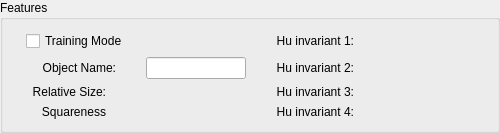
         <widget class="QGroupBox" name="featureGroupBox">
          <property name="minimumSize">
           <size>
            <width>500</width>
            <height>0</height>
           </size>
          </property>
          <property name="title">
           <string>Features</string>
          </property>
          <layout class="QGridLayout" name="gridLayout">
           <item row="0" column="1">
            <widget class="QCheckBox" name="trainingCheckBox">
             <property name="text">
              <string>Training Mode</string>
             </property>
            </widget>
           </item>
           <item row="2" column="1">
            <widget class="QLabel" name="label_29">
             <property name="sizePolicy">
              <sizepolicy hsizetype="Fixed" vsizetype="Preferred">
               <horstretch>0</horstretch>
               <verstretch>0</verstretch>
              </sizepolicy>
             </property>
             <property name="minimumSize">
              <size>
               <width>90</width>
               <height>0</height>
              </size>
             </property>
             <property name="maximumSize">
              <size>
               <width>90</width>
               <height>16777215</height>
              </size>
             </property>
             <property name="text">
              <string>Object Name:</string>
             </property>
             <property name="alignment">
              <set>Qt::AlignRight|Qt::AlignTrailing|Qt::AlignVCenter</set>
             </property>
            </widget>
           </item>
           <item row="5" column="1">
            <widget class="QLabel" name="label_36">
             <property name="sizePolicy">
              <sizepolicy hsizetype="Fixed" vsizetype="Preferred">
               <horstretch>0</horstretch>
               <verstretch>0</verstretch>
              </sizepolicy>
             </property>
             <property name="minimumSize">
              <size>
               <width>80</width>
               <height>0</height>
              </size>
             </property>
             <property name="maximumSize">
              <size>
               <width>75</width>
               <height>16777215</height>
              </size>
             </property>
             <property name="text">
              <string>Squareness</string>
             </property>
             <property name="alignment">
              <set>Qt::AlignRight|Qt::AlignTrailing|Qt::AlignVCenter</set>
             </property>
            </widget>
           </item>
           <item row="2" column="2">
            <widget class="QLineEdit" name="objNameText">
             <property name="sizePolicy">
              <sizepolicy hsizetype="Fixed" vsizetype="Fixed">
               <horstretch>0</horstretch>
               <verstretch>0</verstretch>
              </sizepolicy>
             </property>
             <property name="minimumSize">
              <size>
               <width>100</width>
               <height>0</height>
              </size>
             </property>
             <property name="maximumSize">
              <size>
               <width>100</width>
               <height>16777215</height>
              </size>
             </property>
             <property name="readOnly">
              <bool>true</bool>
             </property>
            </widget>
           </item>
           <item row="4" column="1">
            <widget class="QLabel" name="label_5">
             <property name="sizePolicy">
              <sizepolicy hsizetype="Fixed" vsizetype="Preferred">
               <horstretch>0</horstretch>
               <verstretch>0</verstretch>
              </sizepolicy>
             </property>
             <property name="minimumSize">
              <size>
               <width>80</width>
               <height>0</height>
              </size>
             </property>
             <property name="maximumSize">
              <size>
               <width>75</width>
               <height>16777215</height>
              </size>
             </property>
             <property name="text">
              <string>Relative Size:</string>
             </property>
             <property name="alignment">
              <set>Qt::AlignRight|Qt::AlignTrailing|Qt::AlignVCenter</set>
             </property>
            </widget>
           </item>
           <item row="4" column="2">
            <widget class="QLabel" name="relSizeText">
             <property name="sizePolicy">
              <sizepolicy hsizetype="Fixed" vsizetype="Preferred">
               <horstretch>0</horstretch>
               <verstretch>0</verstretch>
              </sizepolicy>
             </property>
             <property name="minimumSize">
              <size>
               <width>70</width>
               <height>0</height>
              </size>
             </property>
             <property name="maximumSize">
              <size>
               <width>80</width>
               <height>16777215</height>
              </size>
             </property>
             <property name="text">
              <string/>
             </property>
            </widget>
           </item>
           <item row="5" column="2">
            <widget class="QLabel" name="mysteryText">
             <property name="sizePolicy">
              <sizepolicy hsizetype="Fixed" vsizetype="Preferred">
               <horstretch>0</horstretch>
               <verstretch>0</verstretch>
              </sizepolicy>
             </property>
             <property name="minimumSize">
              <size>
               <width>70</width>
               <height>0</height>
              </size>
             </property>
             <property name="maximumSize">
              <size>
               <width>80</width>
               <height>16777215</height>
              </size>
             </property>
             <property name="text">
              <string/>
             </property>
            </widget>
           </item>
           <item row="0" column="5">
            <widget class="QLabel" name="label_31">
             <property name="sizePolicy">
              <sizepolicy hsizetype="Fixed" vsizetype="Preferred">
               <horstretch>0</horstretch>
               <verstretch>0</verstretch>
              </sizepolicy>
             </property>
             <property name="minimumSize">
              <size>
               <width>90</width>
               <height>0</height>
              </size>
             </property>
             <property name="maximumSize">
              <size>
               <width>90</width>
               <height>16777215</height>
              </size>
             </property>
             <property name="text">
              <string>Hu invariant 1:</string>
             </property>
             <property name="alignment">
              <set>Qt::AlignRight|Qt::AlignTrailing|Qt::AlignVCenter</set>
             </property>
            </widget>
           </item>
           <item row="2" column="5">
            <widget class="QLabel" name="label_3">
             <property name="sizePolicy">
              <sizepolicy hsizetype="Fixed" vsizetype="Preferred">
               <horstretch>0</horstretch>
               <verstretch>0</verstretch>
              </sizepolicy>
             </property>
             <property name="minimumSize">
              <size>
               <width>90</width>
               <height>0</height>
              </size>
             </property>
             <property name="maximumSize">
              <size>
               <width>90</width>
               <height>16777215</height>
              </size>
             </property>
             <property name="text">
              <string>Hu invariant 2:</string>
             </property>
             <property name="alignment">
              <set>Qt::AlignRight|Qt::AlignTrailing|Qt::AlignVCenter</set>
             </property>
            </widget>
           </item>
           <item row="4" column="5">
            <widget class="QLabel" name="label_34">
             <property name="sizePolicy">
              <sizepolicy hsizetype="Fixed" vsizetype="Preferred">
               <horstretch>0</horstretch>
               <verstretch>0</verstretch>
              </sizepolicy>
             </property>
             <property name="minimumSize">
              <size>
               <width>90</width>
               <height>0</height>
              </size>
             </property>
             <property name="maximumSize">
              <size>
               <width>90</width>
               <height>16777215</height>
              </size>
             </property>
             <property name="text">
              <string>Hu invariant 3:</string>
             </property>
             <property name="alignment">
              <set>Qt::AlignRight|Qt::AlignTrailing|Qt::AlignVCenter</set>
             </property>
            </widget>
           </item>
           <item row="0" column="6">
            <widget class="QLabel" name="hu1Text">
             <property name="sizePolicy">
              <sizepolicy hsizetype="Fixed" vsizetype="Preferred">
               <horstretch>0</horstretch>
               <verstretch>0</verstretch>
              </sizepolicy>
             </property>
             <property name="minimumSize">
              <size>
               <width>100</width>
               <height>0</height>
              </size>
             </property>
             <property name="maximumSize">
              <size>
               <width>100</width>
               <height>16777215</height>
              </size>
             </property>
             <property name="text">
              <string/>
             </property>
            </widget>
           </item>
           <item row="2" column="6">
            <widget class="QLabel" name="hu2Text">
             <property name="sizePolicy">
              <sizepolicy hsizetype="Fixed" vsizetype="Preferred">
               <horstretch>0</horstretch>
               <verstretch>0</verstretch>
              </sizepolicy>
             </property>
             <property name="minimumSize">
              <size>
               <width>100</width>
               <height>0</height>
              </size>
             </property>
             <property name="maximumSize">
              <size>
               <width>100</width>
               <height>16777215</height>
              </size>
             </property>
             <property name="text">
              <string/>
             </property>
            </widget>
           </item>
           <item row="4" column="6">
            <widget class="QLabel" name="hu3Text">
             <property name="sizePolicy">
              <sizepolicy hsizetype="Fixed" vsizetype="Preferred">
               <horstretch>0</horstretch>
               <verstretch>0</verstretch>
              </sizepolicy>
             </property>
             <property name="minimumSize">
              <size>
               <width>100</width>
               <height>0</height>
              </size>
             </property>
             <property name="maximumSize">
              <size>
               <width>100</width>
               <height>16777215</height>
              </size>
             </property>
             <property name="text">
              <string/>
             </property>
            </widget>
           </item>
           <item row="5" column="6">
            <widget class="QLabel" name="hu4Text">
             <property name="sizePolicy">
              <sizepolicy hsizetype="Fixed" vsizetype="Preferred">
               <horstretch>0</horstretch>
               <verstretch>0</verstretch>
              </sizepolicy>
             </property>
             <property name="minimumSize">
              <size>
               <width>70</width>
               <height>0</height>
              </size>
             </property>
             <property name="maximumSize">
              <size>
               <width>80</width>
               <height>16777215</height>
              </size>
             </property>
             <property name="text">
              <string/>
             </property>
            </widget>
           </item>
           <item row="5" column="5">
            <widget class="QLabel" name="label">
             <property name="text">
              <string>Hu invariant 4:</string>
             </property>
             <property name="alignment">
              <set>Qt::AlignRight|Qt::AlignTrailing|Qt::AlignVCenter</set>
             </property>
            </widget>
           </item>
          </layout>
         </widget>
